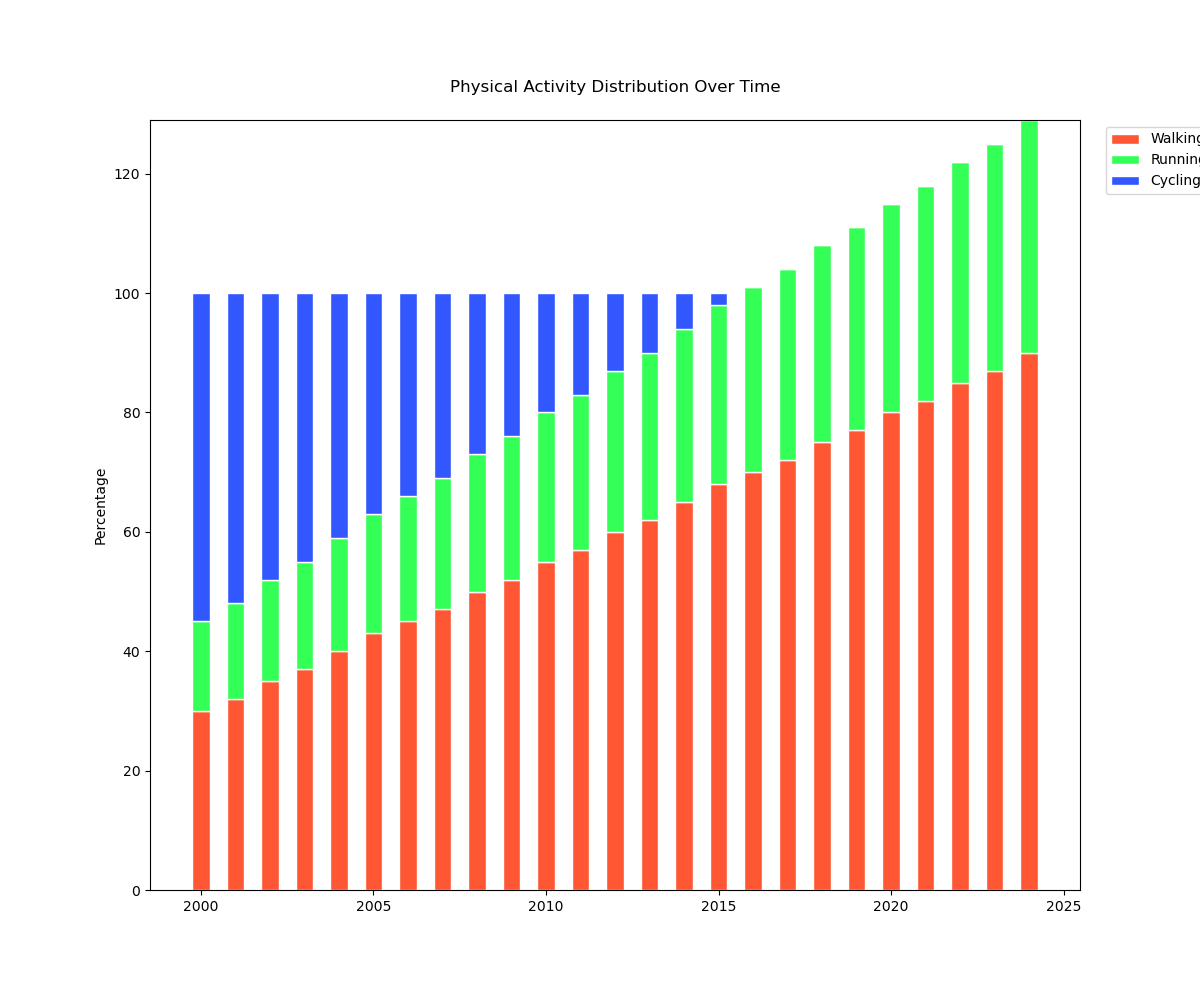

Reproduce this figure in Python.

import matplotlib.pyplot as plt
import numpy as np

# Data
years = np.arange(2000, 2025)
walking = [30, 32, 35, 37, 40, 43, 45, 47, 50, 52, 55, 57, 60, 62, 65, 68, 70, 72, 75, 77, 80, 82, 85, 87, 90]
running = [15, 16, 17, 18, 19, 20, 21, 22, 23, 24, 25, 26, 27, 28, 29, 30, 31, 32, 33, 34, 35, 36, 37, 38, 39]
cycling = [55, 52, 48, 45, 41, 37, 34, 31, 27, 24, 20, 17, 13, 10, 6, 2, 0, 0, 0, 0, 0, 0, 0, 0, 0]

# Plot
fig, ax = plt.subplots(figsize=(12, 10))

bar_width = 0.5

p1 = ax.bar(years, walking, color='#FF5733', edgecolor='white', width=bar_width)
p2 = ax.bar(years, running, bottom=walking, color='#33FF57', edgecolor='white', width=bar_width)
p3 = ax.bar(years, cycling, bottom=np.array(walking) + np.array(running), color='#3357FF', edgecolor='white', width=bar_width)

ax.set_ylabel('Percentage')
ax.set_title('Physical Activity Distribution Over Time', pad=20)
ax.legend((p1[0], p2[0], p3[0]), ('Walking', 'Running', 'Cycling'), loc='upper right', bbox_to_anchor=(1.15, 1))

plt.show()
